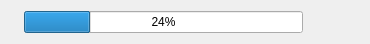
<?xml version="1.0" encoding="UTF-8"?>
<ui version="4.0">
 <class>StatusBarPluginProgress</class>
 <widget class="QWidget" name="StatusBarPluginProgress">
  <property name="geometry">
   <rect>
    <x>0</x>
    <y>0</y>
    <width>370</width>
    <height>31</height>
   </rect>
  </property>
  <property name="windowTitle">
   <string>Form</string>
  </property>
  <layout class="QHBoxLayout" name="horizontalLayout">
   <item>
    <widget class="QLabel" name="label">
     <property name="sizePolicy">
      <sizepolicy hsizetype="Preferred" vsizetype="Fixed">
       <horstretch>0</horstretch>
       <verstretch>0</verstretch>
      </sizepolicy>
     </property>
     <property name="text">
      <string/>
     </property>
    </widget>
   </item>
   <item>
    <widget class="QProgressBar" name="progressBar">
     <property name="value">
      <number>24</number>
     </property>
    </widget>
   </item>
   <item>
    <widget class="QPushButton" name="stopPushButton">
     <property name="sizePolicy">
      <sizepolicy hsizetype="Fixed" vsizetype="Fixed">
       <horstretch>0</horstretch>
       <verstretch>0</verstretch>
      </sizepolicy>
     </property>
     <property name="minimumSize">
      <size>
       <width>22</width>
       <height>22</height>
      </size>
     </property>
     <property name="maximumSize">
      <size>
       <width>22</width>
       <height>22</height>
      </size>
     </property>
     <property name="text">
      <string/>
     </property>
     <property name="iconSize">
      <size>
       <width>22</width>
       <height>22</height>
      </size>
     </property>
     <property name="flat">
      <bool>true</bool>
     </property>
    </widget>
   </item>
   <item>
    <widget class="QPushButton" name="cancelPushButton">
     <property name="minimumSize">
      <size>
       <width>22</width>
       <height>22</height>
      </size>
     </property>
     <property name="maximumSize">
      <size>
       <width>22</width>
       <height>22</height>
      </size>
     </property>
     <property name="text">
      <string/>
     </property>
     <property name="iconSize">
      <size>
       <width>22</width>
       <height>22</height>
      </size>
     </property>
     <property name="flat">
      <bool>true</bool>
     </property>
    </widget>
   </item>
  </layout>
 </widget>
 <resources/>
 <connections/>
</ui>
